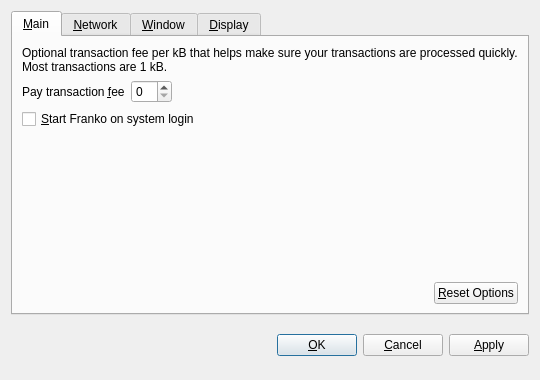
<?xml version="1.0" encoding="UTF-8"?>
<ui version="4.0">
 <class>OptionsDialog</class>
 <widget class="QDialog" name="OptionsDialog">
  <property name="geometry">
   <rect>
    <x>0</x>
    <y>0</y>
    <width>540</width>
    <height>380</height>
   </rect>
  </property>
  <property name="windowTitle">
   <string>Options</string>
  </property>
  <property name="modal">
   <bool>true</bool>
  </property>
  <layout class="QVBoxLayout" name="verticalLayout">
   <item>
    <widget class="QTabWidget" name="tabWidget">
     <property name="tabPosition">
      <enum>QTabWidget::North</enum>
     </property>
     <property name="currentIndex">
      <number>0</number>
     </property>
     <widget class="QWidget" name="tabMain">
      <attribute name="title">
       <string>&amp;Main</string>
      </attribute>
      <layout class="QVBoxLayout" name="verticalLayout_Main">
       <item>
        <widget class="QLabel" name="transactionFeeInfoLabel">
         <property name="text">
          <string>Optional transaction fee per kB that helps make sure your transactions are processed quickly. Most transactions are 1 kB.</string>
         </property>
         <property name="textFormat">
          <enum>Qt::PlainText</enum>
         </property>
         <property name="wordWrap">
          <bool>true</bool>
         </property>
        </widget>
       </item>
       <item>
        <layout class="QHBoxLayout" name="horizontalLayout_1_Main">
         <item>
          <widget class="QLabel" name="transactionFeeLabel">
           <property name="text">
            <string>Pay transaction &amp;fee</string>
           </property>
           <property name="textFormat">
            <enum>Qt::PlainText</enum>
           </property>
           <property name="buddy">
            <cstring>transactionFee</cstring>
           </property>
          </widget>
         </item>
         <item>
          <widget class="BitcoinAmountField" name="transactionFee"/>
         </item>
         <item>
          <spacer name="horizontalSpacer_1_Main">
           <property name="orientation">
            <enum>Qt::Horizontal</enum>
           </property>
           <property name="sizeHint" stdset="0">
            <size>
             <width>40</width>
             <height>20</height>
            </size>
           </property>
          </spacer>
         </item>
        </layout>
       </item>
       <item>
        <widget class="QCheckBox" name="bitcoinAtStartup">
         <property name="toolTip">
          <string>Automatically start Franko after logging in to the system.</string>
         </property>
         <property name="text">
          <string>&amp;Start Franko on system login</string>
         </property>
        </widget>
       </item>
       <item>
        <spacer name="verticalSpacer_Main">
         <property name="orientation">
          <enum>Qt::Vertical</enum>
         </property>
         <property name="sizeHint" stdset="0">
          <size>
           <width>20</width>
           <height>40</height>
          </size>
         </property>
        </spacer>
       </item>
       <item>
        <layout class="QHBoxLayout" name="horizontalLayout_2_Main">
         <item>
          <spacer name="horizontalSpacer_2_Main">
           <property name="orientation">
            <enum>Qt::Horizontal</enum>
           </property>
           <property name="sizeHint" stdset="0">
            <size>
             <width>40</width>
             <height>20</height>
            </size>
           </property>
          </spacer>
         </item>
         <item>
          <widget class="QPushButton" name="resetButton">
           <property name="toolTip">
            <string>Reset all client options to default.</string>
           </property>
           <property name="text">
            <string>&amp;Reset Options</string>
           </property>
           <property name="autoDefault">
            <bool>false</bool>
           </property>
          </widget>
         </item>
        </layout>
       </item>
      </layout>
     </widget>
     <widget class="QWidget" name="tabNetwork">
      <attribute name="title">
       <string>&amp;Network</string>
      </attribute>
      <layout class="QVBoxLayout" name="verticalLayout_Network">
       <item>
        <widget class="QCheckBox" name="mapPortUpnp">
         <property name="toolTip">
          <string>Automatically open the Franko client port on the router. This only works when your router supports UPnP and it is enabled.</string>
         </property>
         <property name="text">
          <string>Map port using &amp;UPnP</string>
         </property>
        </widget>
       </item>
       <item>
        <widget class="QCheckBox" name="connectSocks">
         <property name="toolTip">
          <string>Connect to the Franko network through a SOCKS proxy (e.g. when connecting through Tor).</string>
         </property>
         <property name="text">
          <string>&amp;Connect through SOCKS proxy:</string>
         </property>
        </widget>
       </item>
       <item>
        <layout class="QHBoxLayout" name="horizontalLayout_Network">
         <item>
          <widget class="QLabel" name="proxyIpLabel">
           <property name="text">
            <string>Proxy &amp;IP:</string>
           </property>
           <property name="textFormat">
            <enum>Qt::PlainText</enum>
           </property>
           <property name="buddy">
            <cstring>proxyIp</cstring>
           </property>
          </widget>
         </item>
         <item>
          <widget class="QValidatedLineEdit" name="proxyIp">
           <property name="maximumSize">
            <size>
             <width>140</width>
             <height>16777215</height>
            </size>
           </property>
           <property name="toolTip">
            <string>IP address of the proxy (e.g. 127.0.0.1)</string>
           </property>
          </widget>
         </item>
         <item>
          <widget class="QLabel" name="proxyPortLabel">
           <property name="text">
            <string>&amp;Port:</string>
           </property>
           <property name="textFormat">
            <enum>Qt::PlainText</enum>
           </property>
           <property name="buddy">
            <cstring>proxyPort</cstring>
           </property>
          </widget>
         </item>
         <item>
          <widget class="QLineEdit" name="proxyPort">
           <property name="maximumSize">
            <size>
             <width>55</width>
             <height>16777215</height>
            </size>
           </property>
           <property name="toolTip">
            <string>Port of the proxy (e.g. 9050)</string>
           </property>
          </widget>
         </item>
         <item>
          <widget class="QLabel" name="socksVersionLabel">
           <property name="text">
            <string>SOCKS &amp;Version:</string>
           </property>
           <property name="textFormat">
            <enum>Qt::PlainText</enum>
           </property>
           <property name="buddy">
            <cstring>socksVersion</cstring>
           </property>
          </widget>
         </item>
         <item>
          <widget class="QValueComboBox" name="socksVersion">
           <property name="toolTip">
            <string>SOCKS version of the proxy (e.g. 5)</string>
           </property>
          </widget>
         </item>
         <item>
          <spacer name="horizontalSpacer_Network">
           <property name="orientation">
            <enum>Qt::Horizontal</enum>
           </property>
           <property name="sizeHint" stdset="0">
            <size>
             <width>40</width>
             <height>20</height>
            </size>
           </property>
          </spacer>
         </item>
        </layout>
       </item>
       <item>
        <spacer name="verticalSpacer_Network">
         <property name="orientation">
          <enum>Qt::Vertical</enum>
         </property>
         <property name="sizeHint" stdset="0">
          <size>
           <width>20</width>
           <height>40</height>
          </size>
         </property>
        </spacer>
       </item>
      </layout>
     </widget>
     <widget class="QWidget" name="tabWindow">
      <attribute name="title">
       <string>&amp;Window</string>
      </attribute>
      <layout class="QVBoxLayout" name="verticalLayout_Window">
       <item>
        <widget class="QCheckBox" name="minimizeToTray">
         <property name="toolTip">
          <string>Show only a tray icon after minimizing the window.</string>
         </property>
         <property name="text">
          <string>&amp;Minimize to the tray instead of the taskbar</string>
         </property>
        </widget>
       </item>
       <item>
        <widget class="QCheckBox" name="minimizeOnClose">
         <property name="toolTip">
          <string>Minimize instead of exit the application when the window is closed. When this option is enabled, the application will be closed only after selecting Quit in the menu.</string>
         </property>
         <property name="text">
          <string>M&amp;inimize on close</string>
         </property>
        </widget>
       </item>
       <item>
        <spacer name="verticalSpacer_Window">
         <property name="orientation">
          <enum>Qt::Vertical</enum>
         </property>
         <property name="sizeHint" stdset="0">
          <size>
           <width>20</width>
           <height>40</height>
          </size>
         </property>
        </spacer>
       </item>
      </layout>
     </widget>
     <widget class="QWidget" name="tabDisplay">
      <attribute name="title">
       <string>&amp;Display</string>
      </attribute>
      <layout class="QVBoxLayout" name="verticalLayout_Display">
       <item>
        <layout class="QHBoxLayout" name="horizontalLayout_1_Display">
         <item>
          <widget class="QLabel" name="langLabel">
           <property name="text">
            <string>User Interface &amp;language:</string>
           </property>
           <property name="textFormat">
            <enum>Qt::PlainText</enum>
           </property>
           <property name="buddy">
            <cstring>lang</cstring>
           </property>
          </widget>
         </item>
         <item>
          <widget class="QValueComboBox" name="lang">
           <property name="toolTip">
            <string>The user interface language can be set here. This setting will take effect after restarting Franko.</string>
           </property>
          </widget>
         </item>
        </layout>
       </item>
       <item>
        <layout class="QHBoxLayout" name="horizontalLayout_2_Display">
         <item>
          <widget class="QLabel" name="unitLabel">
           <property name="text">
            <string>&amp;Unit to show amounts in:</string>
           </property>
           <property name="textFormat">
            <enum>Qt::PlainText</enum>
           </property>
           <property name="buddy">
            <cstring>unit</cstring>
           </property>
          </widget>
         </item>
         <item>
          <widget class="QValueComboBox" name="unit">
           <property name="toolTip">
            <string>Choose the default subdivision unit to show in the interface and when sending coins.</string>
           </property>
          </widget>
         </item>
        </layout>
       </item>
       <item>
        <widget class="QCheckBox" name="displayAddresses">
         <property name="toolTip">
          <string>Whether to show Franko addresses in the transaction list or not.</string>
         </property>
         <property name="text">
          <string>&amp;Display addresses in transaction list</string>
         </property>
        </widget>
       </item>
       <item>
        <spacer name="verticalSpacer_Display">
         <property name="orientation">
          <enum>Qt::Vertical</enum>
         </property>
         <property name="sizeHint" stdset="0">
          <size>
           <width>20</width>
           <height>40</height>
          </size>
         </property>
        </spacer>
       </item>
      </layout>
     </widget>
    </widget>
   </item>
   <item>
    <layout class="QHBoxLayout" name="horizontalLayout_Buttons">
     <item>
      <spacer name="horizontalSpacer_1">
       <property name="orientation">
        <enum>Qt::Horizontal</enum>
       </property>
       <property name="sizeHint" stdset="0">
        <size>
         <width>40</width>
         <height>48</height>
        </size>
       </property>
      </spacer>
     </item>
     <item>
      <widget class="QLabel" name="statusLabel">
       <property name="font">
        <font>
         <weight>75</weight>
         <bold>true</bold>
        </font>
       </property>
       <property name="text">
        <string/>
       </property>
       <property name="textFormat">
        <enum>Qt::PlainText</enum>
       </property>
       <property name="wordWrap">
        <bool>true</bool>
       </property>
      </widget>
     </item>
     <item>
      <spacer name="horizontalSpacer_2">
       <property name="orientation">
        <enum>Qt::Horizontal</enum>
       </property>
       <property name="sizeHint" stdset="0">
        <size>
         <width>40</width>
         <height>48</height>
        </size>
       </property>
      </spacer>
     </item>
     <item>
      <widget class="QPushButton" name="okButton">
       <property name="text">
        <string>&amp;OK</string>
       </property>
      </widget>
     </item>
     <item>
      <widget class="QPushButton" name="cancelButton">
       <property name="text">
        <string>&amp;Cancel</string>
       </property>
       <property name="autoDefault">
        <bool>false</bool>
       </property>
      </widget>
     </item>
     <item>
      <widget class="QPushButton" name="applyButton">
       <property name="text">
        <string>&amp;Apply</string>
       </property>
       <property name="autoDefault">
        <bool>false</bool>
       </property>
      </widget>
     </item>
    </layout>
   </item>
  </layout>
 </widget>
 <customwidgets>
  <customwidget>
   <class>BitcoinAmountField</class>
   <extends>QSpinBox</extends>
   <header>bitcoinamountfield.h</header>
  </customwidget>
  <customwidget>
   <class>QValueComboBox</class>
   <extends>QComboBox</extends>
   <header>qvaluecombobox.h</header>
  </customwidget>
  <customwidget>
   <class>QValidatedLineEdit</class>
   <extends>QLineEdit</extends>
   <header>qvalidatedlineedit.h</header>
  </customwidget>
 </customwidgets>
 <resources/>
 <connections/>
</ui>
